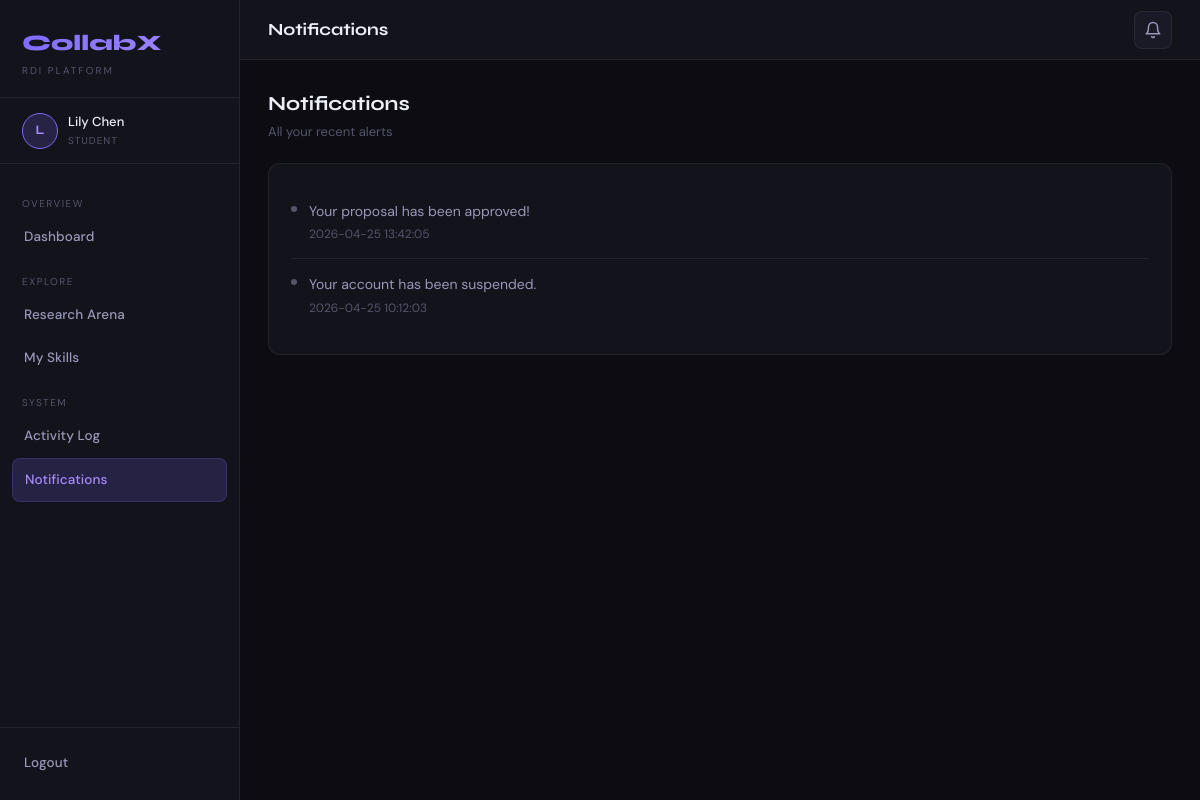
/notifications (signed in), run on the app's committed database.
### tables this page shows
CREATE TABLE notifications (
    id INTEGER PRIMARY KEY AUTOINCREMENT, user_id INTEGER NOT NULL, message TEXT NOT NULL,
    is_read INTEGER DEFAULT 0, created_at TIMESTAMP DEFAULT CURRENT_TIMESTAMP);

### app.py (the view)
@app.route("/notifications")
@login_required()
def notifications():
    db=get_db()
    notes=db.execute("SELECT * FROM notifications WHERE user_id=? ORDER BY created_at DESC",(session["user_id"],)).fetchall()
    db.execute("UPDATE notifications SET is_read=1 WHERE user_id=?",(session["user_id"],)); db.commit(); db.close()
    return render_template("notifications.html", notifications=notes, unread_count=0)

### app.py (called while the page is built)
def get_db():
    db = sqlite3.connect("database.db")
    db.row_factory = sqlite3.Row
    return db

def login_required(role=None):
    def decorator(fn):
        @wraps(fn)
        def wrapper(*args, **kwargs):
            if "user_id" not in session: return redirect("/")
            if role and session.get("role") != role: return render_template("error.html",message="Access denied.",code=403),403
            return fn(*args, **kwargs)
        return wrapper
    return decorator

### templates/notifications.html (shortened to what this page needs)
{% extends "base.html" %}
{% block topbar_title %}Notifications{% endblock %}
{% block content %}
<div class="section-header"><div><div class="section-title">Notifications</div><div class="section-sub">All your recent alerts</div></div></div>
<div class="card">
 {% if notifications %}
 {% for n in notifications %}
 <div class="notif-item">
 <div class="notif-dot-item {% if n['is_read'] %}read{% endif %}"></div>
 <div><div class="notif-msg">{{ n['message'] }}</div><div class="notif-time">{{ n['created_at'] }}</div></div>
 </div>
 {% endfor %}
 {% else %}
 <div class="empty-state"><div class="empty-icon"></div><div class="empty-title">No notifications yet</div></div>
 {% endif %}
</div>
{% endblock %}

### static/style.css (style rules this page uses)
:root { --bg:#0c0c12;--bg2:#13131c;--bg3:#1a1a26;--bg4:#21212f;--border:rgba(255,255,255,0.07);--border2:rgba(255,255,255,0.12);--accent:#7c6aff;--accent2:#a78bfa;--accent-d:#5b4de0;--glow:rgba(124,106,255,0.18);--green:#22d3a0;--green-bg:rgba(34,211,160,0.1);--red:#ff5e7d;--red-bg:rgba(255,94,125,0.1);--amber:#fbbf24;--amber-bg:rgba(251,191,36,0.1);--blue:#38bdf8;--blue-bg:rgba(56,189,248,0.1);--text:#eeeef8;--text2:#9898b8;--text3:#55556a;--sidebar:240px;--r:12px;--r-sm:8px;--r-lg:18px }
*,*::before,*::after { box-sizing:border-box;margin:0;padding:0 }
html { scroll-behavior:smooth }
body { font-family:'DM Sans',sans-serif;background:var(--bg);color:var(--text);min-height:100vh;font-size:15px;line-height:1.6 }
.card { background:var(--bg2);border:1px solid var(--border);border-radius:var(--r);padding:22px }
.notif-item { display:flex;gap:12px;padding:14px 0;border-bottom:1px solid var(--border) }
.notif-item:last-child { border-bottom:none }
.notif-dot-item { width:8px;height:8px;border-radius:50%;background:var(--accent);margin-top:6px;flex-shrink:0 }
.notif-dot-item.read { background:var(--text3) }
.notif-msg { font-size:14px;color:var(--text2) }
.notif-time { font-size:12px;color:var(--text3);margin-top:3px }
.section-header { display:flex;align-items:center;justify-content:space-between;margin-bottom:20px;flex-wrap:wrap;gap:12px }
.section-title { font-family:'Syne',sans-serif;font-size:20px;font-weight:700;color:var(--text) }
.section-sub { font-size:13px;color:var(--text3);margin-top:2px }
.notif-dot-item { width: 6px; height: 6px; }

### data on the page
notifications: is_read 1 (drawn), message "Your proposal has been approved!", created_at "2026-04-25 13:42:05"
notifications: is_read 1 (drawn), message "Your account has been suspended.", created_at "2026-04-25 10:12:03"

### other printed values
{{ session['name'][0].upper() }} "L"
{{ session['name'] }} "Lily Chen"
{{ session['role'] }} "STUDENT"
